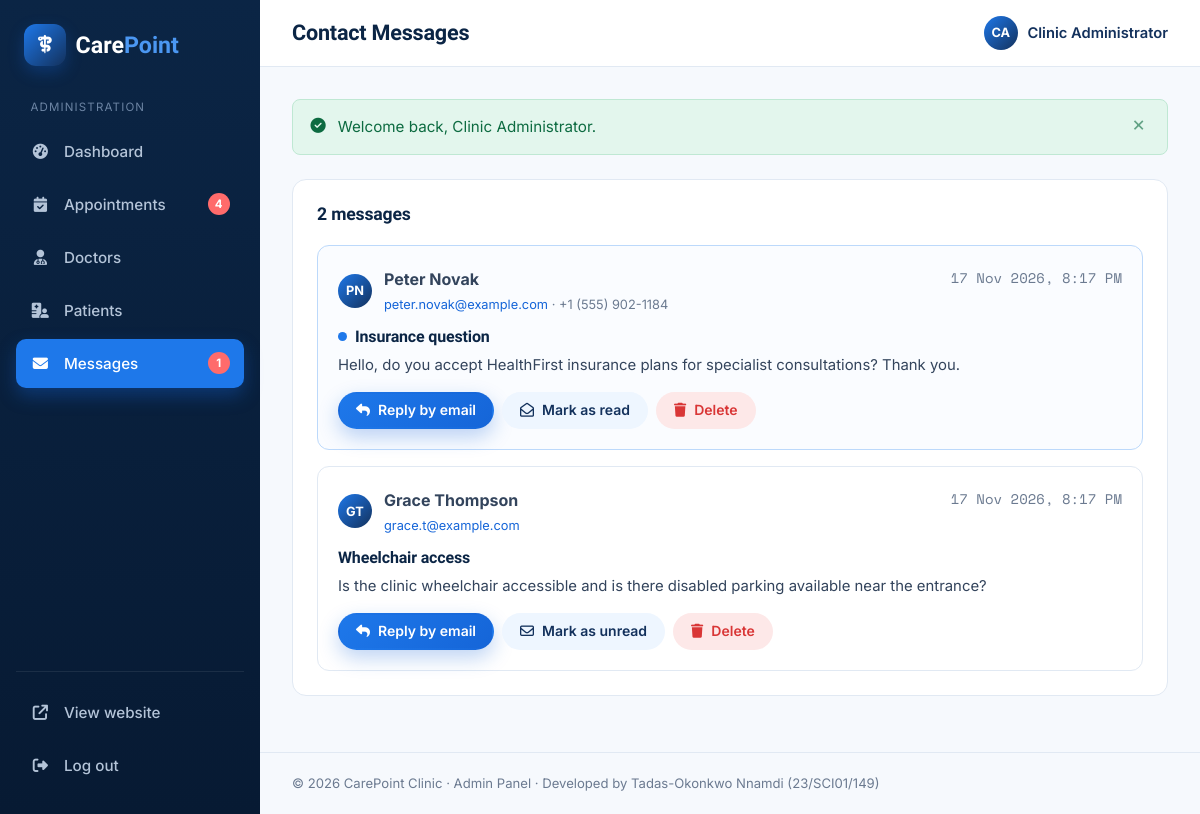
/admin/messages.php (signed in), run on the app's committed database.
### tables this page shows
CREATE TABLE contact_messages (
    id         INT UNSIGNED AUTO_INCREMENT PRIMARY KEY,
    name       VARCHAR(100) NOT NULL,
    email      VARCHAR(150) NOT NULL,
    phone      VARCHAR(30)  NULL,
    subject    VARCHAR(150) NOT NULL,
    message    TEXT         NOT NULL,
    is_read    TINYINT(1)   NOT NULL DEFAULT 0,
    created_at TIMESTAMP    NOT NULL DEFAULT CURRENT_TIMESTAMP
);

### includes/db.php (called while the page is built, shortened)
<?php
function db(): PDO
{
    static $pdo = null;
    if ($pdo === null) {
        $dsn = 'mysql:host=' . DB_HOST . ';port=' . DB_PORT . ';dbname=' . DB_NAME . ';charset=utf8mb4';
        try {
            $pdo = new PDO($dsn, DB_USER, DB_PASS, [
                PDO::ATTR_ERRMODE            => PDO::ERRMODE_EXCEPTION,
                PDO::ATTR_DEFAULT_FETCH_MODE => PDO::FETCH_ASSOC,
                PDO::ATTR_EMULATE_PREPARES   => false,
            ]);
        } catch (PDOException $e) {
            http_response_code(500);
            $msg = htmlspecialchars($e->getMessage(), ENT_QUOTES, 'UTF-8');
            if (str_contains($_SERVER['SCRIPT_NAME'] ?? '', '/api/')) {
                header('Content-Type: application/json');
                echo json_encode(['success' => false, 'message' => 'Database connection failed.']);
                exit;
            }
            echo <<<HTML
<!DOCTYPE html><html lang="en"><head><meta charset="utf-8"><title>Database error – CarePoint</title>
<style>body{font-family:system-ui,sans-serif;background:#f1f6fc;color:#0b2545;display:grid;place-items:center;min-height:100vh;margin:0;padding:16px}
.box{background:#fff;max-width:560px;padding:32px;border-radius:14px;box-shadow:0 10px 30px rgba(11,37,69,.1)}h1{margin-top:0;font-size:1.4rem}
code{background:#eef4fb;padding:2px 6px;border-radius:4px}</style></head><body><div class="box">
<h1>Unable to connect to the database</h1>
<p>Please make sure MySQL is running in XAMPP and that the <code>carepoint_db</code> database has been imported from <code>database/carepoint_db.sql</code>.</p>
<p>Check the credentials in <code>includes/config.php</code>.</p>
<p style="color:#b91c1c;font-size:.9rem">Details: {$msg}</p></div></body></html>
HTML;
            exit;
        }
    }
    return $pdo;
}

### admin/messages.php (the view, shortened to what this page needs)
<?php
require_once __DIR__ . '/../includes/functions.php';
$messages = db()->query('SELECT * FROM contact_messages ORDER BY is_read ASC, created_at DESC')->fetchAll();
require_once __DIR__ . '/includes/admin_header.php';
?>
<section class="panel">
    <div class="panel-head"><h2><?= count($messages) ?> message<?= count($messages) === 1 ? '' : 's' ?></h2></div>
    <?php if ($messages): ?>
        <div class="message-list">
            <?php foreach ($messages as $m): ?>
                <article class="message <?= $m['is_read'] ? '' : 'unread' ?>">
                    <div class="message-head">
                        <div class="doc-cell">
                            <span class="avatar-sm"><?= e(initials($m['name'])) ?></span>
                            <div>
                                <strong><?= e($m['name']) ?></strong>
                                <small class="cell-sub"><a href="mailto:<?= e($m['email']) ?>?subject=<?= rawurlencode('Re: ' . $m['subject']) ?>"><?= e($m['email']) ?></a><?= $m['phone'] ? ' · ' . e($m['phone']) : '' ?></small>
                            </div>
                        </div>
                        <span class="muted-sm"><?= e(format_date($m['created_at'], 'j M Y, g:i A')) ?></span>
                    </div>
                    <h3><?= $m['is_read'] ? '' : '<span class="dot"></span>' ?><?= e($m['subject']) ?></h3>
                    <p><?= nl2br(e($m['message'])) ?></p>
                    <div class="message-actions">
                        <a href="mailto:<?= e($m['email']) ?>?subject=<?= rawurlencode('Re: ' . $m['subject']) ?>" class="btn btn-primary btn-sm"><i class="fa-solid fa-reply"></i> Reply by email</a>
                        <form method="post" action="<?= url('admin/messages.php') ?>">
                            <button type="submit" class="btn btn-ghost btn-sm"><i class="fa-regular <?= $m['is_read'] ? 'fa-envelope' : 'fa-envelope-open' ?>"></i> Mark as <?= $m['is_read'] ? 'unread' : 'read' ?></button>
                        </form>
                        <form method="post" action="<?= url('admin/messages.php') ?>" data-confirm="Delete this message from <?= e($m['name']) ?>?">
                            <button type="submit" class="btn btn-danger-ghost btn-sm"><i class="fa-solid fa-trash"></i> Delete</button>
                        </form>
                    </div>
                </article>
            <?php endforeach; ?>
        </div>
    <?php else: ?>
        <div class="empty-state empty-sm"><i class="fa-regular fa-envelope-open"></i><p>No messages yet.</p></div>
    <?php endif; ?>
</section>
<?php require_once __DIR__ . '/includes/admin_footer.php'; ?>

### assets/css/style.css (style rules this page uses)
:root { --navy-900: #071a33; --navy-800: #0b2545; --navy-700: #13315c; --navy-600: #1d4475; --blue-600: #1565d8; --blue-500: #1e78ea; --blue-400: #4b97f2; --blue-200: #bcd9fb; --blue-100: #dcebfd; --blue-50: #eef6ff; --white: #ffffff; --bg: #f6f9fd; --text: #33445c; --heading: #0b2545; --muted: #6b7a90; --border: #e1e9f3; --success: #15925a; --success-bg: #e3f6ed; --warning: #b7791f; --warning-bg: #fdf3dd; --danger: #d93636; --danger-bg: #fde8e8; --info-bg: #e6f1fe; --font-body: 'Inter', system-ui, -apple-system, 'Segoe UI', Roboto, sans-serif; --font-head: 'Funnel Display', 'Inter', system-ui, sans-serif; --radius-sm: 8px; --radius: 14px; --radius-lg: 22px; --shadow-sm: 0 2px 6px rgba(11, 37, 69, .06); --shadow: 0 10px 30px rgba(11, 37, 69, .08); --shadow-lg: 0 24px 60px rgba(11, 37, 69, .14); --ease: cubic-bezier(.22, .61, .36, 1); --container: 1200px; }
*, *::before, *::after { box-sizing: border-box; }
html { scroll-behavior: smooth; -webkit-text-size-adjust: 100%; }
body { margin: 0; font-family: var(--font-body); font-size: 16px; line-height: 1.65; color: var(--text); background: var(--white); -webkit-font-smoothing: antialiased; overflow-x: hidden; }
a { color: var(--blue-600); text-decoration: none; transition: color .2s; }
h1, h2, h3, h4 { font-family: var(--font-head); color: var(--heading); line-height: 1.2; margin: 0 0 .6em; letter-spacing: -.01em; }
h2 { font-size: clamp(1.6rem, 3vw, 2.35rem); font-weight: 800; }
h3 { font-size: 1.2rem; font-weight: 700; }
p { margin: 0 0 1em; }
button, input, select, textarea { font: inherit; color: inherit; }
.muted-sm { color: var(--muted); font-size: .875rem; }
.btn { display: inline-flex; align-items: center; justify-content: center; gap: .5rem; padding: .75rem 1.35rem; border-radius: 999px; border: 2px solid transparent; font-weight: 600; font-size: .95rem; line-height: 1.2; cursor: pointer; white-space: nowrap; transition: transform .2s var(--ease), box-shadow .2s var(--ease), background .2s, color .2s, border-color .2s; text-align: center; }
.btn-sm { padding: .5rem 1rem; font-size: .875rem; }
.btn-primary { background: linear-gradient(135deg, var(--blue-500), var(--blue-600)); color: #fff; box-shadow: 0 8px 20px rgba(21, 101, 216, .28); }
.btn-ghost { background: var(--blue-50); color: var(--navy-700); }
.btn-danger-ghost { background: var(--danger-bg); color: var(--danger); }
.avatar-sm { width: 34px; height: 34px; flex: 0 0 34px; border-radius: 50%; display: inline-grid; place-items: center; font-weight: 700; font-size: .8rem; color: #fff; background: linear-gradient(135deg, var(--blue-500), var(--navy-700)); }
:root { --font-mono: 'Space Mono', ui-monospace, SFMono-Regular, Menlo, monospace; }
.eyebrow, .topbar, .breadcrumb, .badge, .ref-box strong, .ref-box span, .track-head h2, .slot span, .appt-date, .appt-meta, .details-list dt, .qf-field label, .hero-stats span, .stats-band span, .stat-card span, .doctor-dept, .doctor-meta, .doctor-avail, .slot-legend, .hint, .muted-sm, .demo-box span, .results-count, .step-badge { font-family: var(--font-mono); }

### assets/css/admin.css (style rules this page uses)
.admin-body { background: var(--bg); }
.panel { background: #fff; border: 1px solid var(--border); border-radius: var(--radius); padding: 1.5rem; margin-bottom: 1.5rem; }
.panel-head { display: flex; justify-content: space-between; align-items: center; gap: 1rem; margin-bottom: 1.25rem; flex-wrap: wrap; }
.panel-head h2 { font-size: 1.1rem; margin: 0; display: flex; align-items: center; gap: .55rem; }
.cell-sub { display: block; color: var(--muted); font-size: .8rem; margin-top: .1rem; }
.doc-cell { display: flex; align-items: center; gap: .75rem; }
.message-list { display: grid; gap: 1rem; }
.message { border: 1px solid var(--border); border-radius: 12px; padding: 1.25rem; }
.message.unread { border-color: var(--blue-200); background: #fafcff; }
.message-head { display: flex; justify-content: space-between; gap: 1rem; flex-wrap: wrap; margin-bottom: .75rem; }
.message h3 { font-size: 1rem; margin-bottom: .4rem; display: flex; align-items: center; gap: .5rem; }
.message p { font-size: .93rem; }
.dot { width: 9px; height: 9px; border-radius: 50%; background: var(--blue-500); display: inline-block; }
.message-actions { display: flex; gap: .5rem; flex-wrap: wrap; }
.message-actions form { margin: 0; }

### data on the page
contact_messages: name "PN", name "Peter Novak", email "peter.novak@example.com", phone "+1 (555) 902-1184", created_at "17 Nov 2026, 8:17 PM", is_read 0 (drawn), subject "Insurance question", message "Hello, do you accept HealthFirst insurance plans for specialist consultations? Thank you."
contact_messages: name "GT", name "Grace Thompson", email "grace.t@example.com", created_at "17 Nov 2026, 8:17 PM", subject "Wheelchair access", message "Is the clinic wheelchair accessible and is there disabled parking available near the entrance?", is_read 1 (drawn)

### other printed values
$label "Dashboard"
$label "Appointments"
$badge "4"
$label "Doctors"
$label "Patients"
$label "Messages"
$badge "1"
$pageTitle "Contact Messages"
initials($_SESSION['admin_name'] ?? 'Admin') "CA"
$_SESSION['admin_name'] "Clinic Administrator"
$f['message'] "Welcome back, Clinic Administrator."
count($messages) "2"
